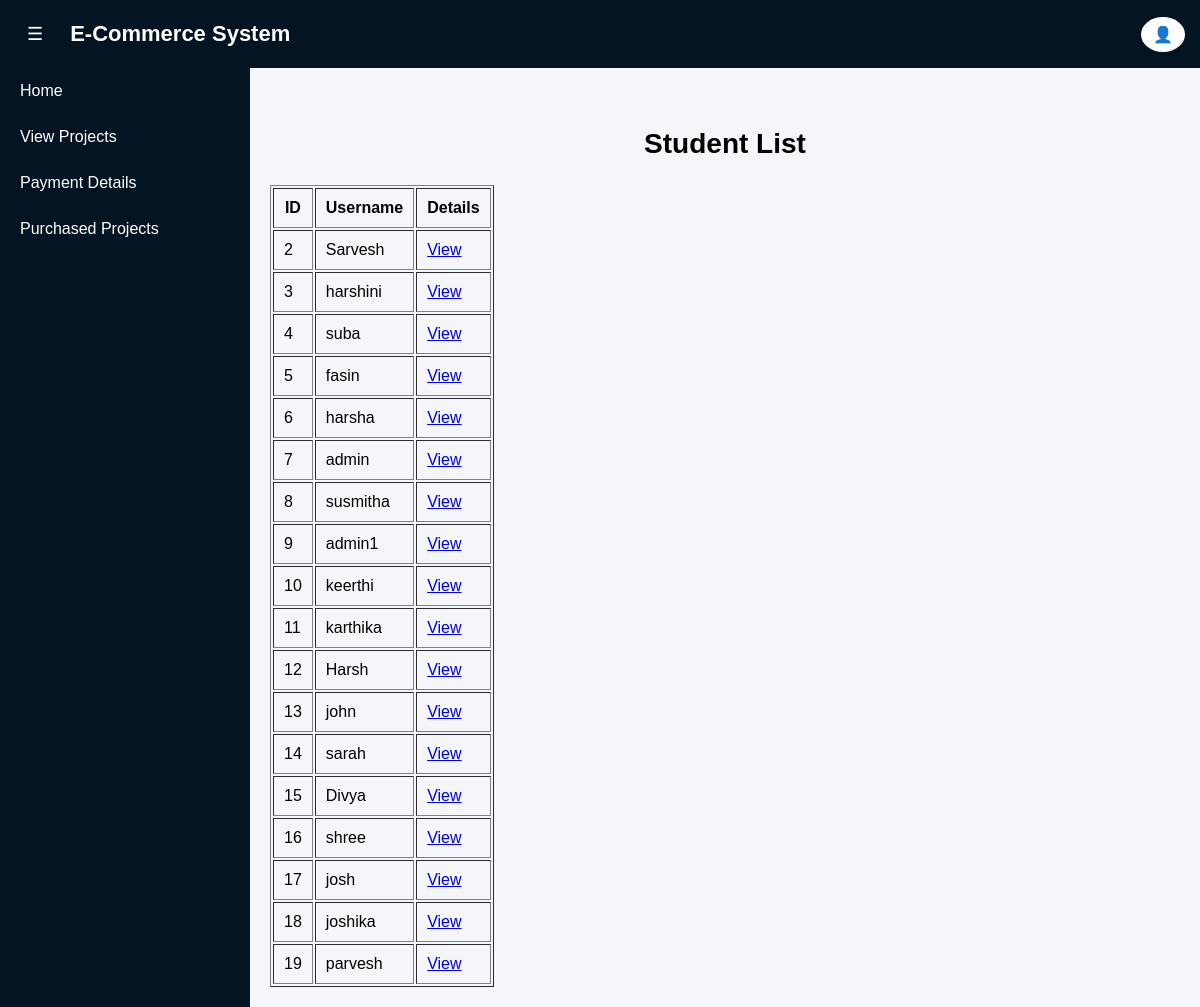
The app's page /students/ (signed in) with its own data.
### ecom_app/models.py (models this page shows, shortened)
class CustomUser(AbstractUser):
    ROLE_CHOICES = (
        ('ADMIN', 'Admin'),
        ('STUDENT', 'Student'),
    )
    role = models.CharField(max_length=10, choices=ROLE_CHOICES, default='STUDENT')
    phone_number = models.CharField(max_length=15, null=True, blank=True)
    college_name = models.CharField(max_length=255, null=True, blank=True)
    department = models.CharField(max_length=255, null=True, blank=True)
    year_of_study = models.CharField(max_length=50, null=True, blank=True)
    address = models.TextField(max_length=255, null=True, blank=True)
    city = models.CharField(max_length=100, null=True, blank=True)
    state = models.CharField(max_length=100, null=True, blank=True)
    pincode = models.CharField(max_length=10, null=True, blank=True)
    is_student_registered = models.BooleanField(default=False)
    is_student_registered = models.BooleanField(default=False)

### ecom_app/views.py (the view)
# urls.py: path('students/', views.admin_student_list, name='admin_student_list'),
def admin_student_list(request):
    students = CustomUser.objects.all()
    return render(request, 'store/admin_student_list.html', {'students': students})

### ecom_app/templates/store/admin_student_list.html
{% extends 'store/admin_base.html' %}
{% block content %}
<h2 style="text-align:center; font-size:28px; font-weight:bold; margin-top:40px; margin-bottom:25px;">
    Student List
</h2>
<table border="1" cellpadding="10">
<tr>
    <th>ID</th>
    <th>Username</th>
    <th>Details</th>
</tr>
{% for student in students %}
<tr>
    <td>{{ student.id }}</td>
    <td>{{ student.username }}</td>
    <td>
        <a href="{% url 'admin_student_details' student.id %}">
            View
        </a>
    </td>
</tr>
{% endfor %}
</table>
{% endblock %}

### ecom_app/templates/store/admin_base.html (style rules this page uses)
body { margin: 0; font-family: Arial, Helvetica, sans-serif; background: #f4f6f9; }

### records on screen
CustomUser: id "2", username "Sarvesh"
CustomUser: id "3", username "harshini"
CustomUser: id "4", username "suba"
CustomUser: id "5", username "fasin"
CustomUser: id "6", username "harsha"
CustomUser: id "7", username "admin"
CustomUser: id "8", username "susmitha"
CustomUser: id "9", username "admin1"
CustomUser: id "10", username "keerthi"
CustomUser: id "11", username "karthika"
CustomUser: id "12", username "Harsh"
CustomUser: id "13", username "john"
CustomUser: id "14", username "sarah"
CustomUser: id "15", username "Divya"
CustomUser: id "16", username "shree"
CustomUser: id "17", username "josh"
CustomUser: id "18", username "joshika"
CustomUser: id "19", username "parvesh"
